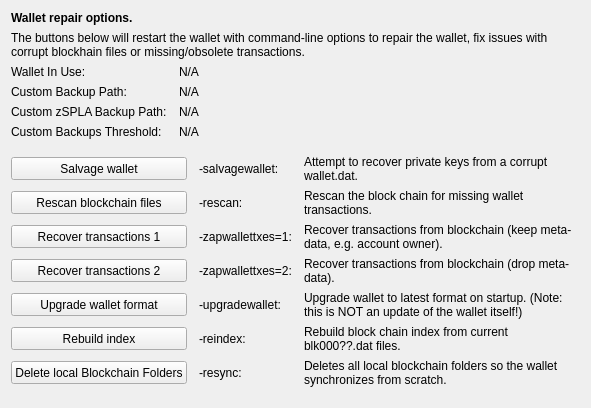
     <widget class="QWidget" name="tab_repair">
      <attribute name="title">
       <string>&amp;Wallet Repair</string>
      </attribute>
      <layout class="QGridLayout" name="gridLayout_4" columnstretch="0,0,0,0">
       <property name="horizontalSpacing">
        <number>12</number>
       </property>
       <item row="0" column="0" colspan="4">
        <widget class="QLabel" name="label_repair_header">
         <property name="font">
          <font>
           <weight>75</weight>
           <bold>true</bold>
          </font>
         </property>
         <property name="text">
          <string>Wallet repair options.</string>
         </property>
        </widget>
       </item>
       <item row="1" column="0" colspan="4">
        <widget class="QLabel" name="label_repair_helptext">
         <property name="font">
          <font>
           <weight>50</weight>
           <bold>false</bold>
          </font>
         </property>
         <property name="text">
          <string>The buttons below will restart the wallet with command-line options to repair the wallet, fix issues with corrupt blockhain files or missing/obsolete transactions.</string>
         </property>
         <property name="wordWrap">
          <bool>true</bool>
         </property>
        </widget>
       </item>
       <item row="2" column="0">
        <widget class="QLabel" name="wallet_path_label">
         <property name="text">
          <string>Wallet In Use:</string>
         </property>
        </widget>
       </item>
       <item row="2" column="1" colspan="3">
        <widget class="QLabel" name="wallet_path">
         <property name="cursor">
          <cursorShape>IBeamCursor</cursorShape>
         </property>
         <property name="text">
          <string>N/A</string>
         </property>
         <property name="textFormat">
          <enum>Qt::PlainText</enum>
         </property>
         <property name="textInteractionFlags">
          <set>Qt::LinksAccessibleByMouse|Qt::TextSelectableByKeyboard|Qt::TextSelectableByMouse</set>
         </property>
        </widget>
       </item>
       <item row="3" column="0">
        <widget class="QLabel" name="wallet_custombackuppath_label">
         <property name="text">
          <string>Custom Backup Path:</string>
         </property>
         <property name="visible">
          <bool>false</bool>
         </property>
        </widget>
       </item>
       <item row="3" column="1" colspan="3">
        <widget class="QLabel" name="wallet_custombackuppath">
         <property name="cursor">
          <cursorShape>IBeamCursor</cursorShape>
         </property>
         <property name="text">
          <string>N/A</string>
         </property>
         <property name="textFormat">
          <enum>Qt::PlainText</enum>
         </property>
         <property name="textInteractionFlags">
          <set>Qt::LinksAccessibleByMouse|Qt::TextSelectableByKeyboard|Qt::TextSelectableByMouse</set>
         </property>
         <property name="visible">
          <bool>false</bool>
         </property>
        </widget>
       </item>
       <item row="4" column="0">
        <widget class="QLabel" name="wallet_customzsplabackuppath_label">
         <property name="text">
          <string>Custom zSPLA Backup Path:</string>
         </property>
         <property name="visible">
          <bool>false</bool>
         </property>
        </widget>
       </item>
       <item row="4" column="1" colspan="3">
        <widget class="QLabel" name="wallet_customzsplabackuppath">
         <property name="cursor">
          <cursorShape>IBeamCursor</cursorShape>
         </property>
         <property name="text">
          <string>N/A</string>
         </property>
         <property name="textFormat">
          <enum>Qt::PlainText</enum>
         </property>
         <property name="textInteractionFlags">
          <set>Qt::LinksAccessibleByMouse|Qt::TextSelectableByKeyboard|Qt::TextSelectableByMouse</set>
         </property>
         <property name="visible">
          <bool>false</bool>
         </property>
        </widget>
       </item>
       <item row="5" column="0">
        <widget class="QLabel" name="wallet_custombackupthreshold_label">
         <property name="text">
          <string>Custom Backups Threshold:</string>
         </property>
         <property name="visible">
          <bool>false</bool>
         </property>
        </widget>
       </item>
       <item row="5" column="1" colspan="3">
        <widget class="QLabel" name="wallet_custombackupthreshold">
         <property name="cursor">
          <cursorShape>IBeamCursor</cursorShape>
         </property>
         <property name="text">
          <string>N/A</string>
         </property>
         <property name="textFormat">
          <enum>Qt::PlainText</enum>
         </property>
         <property name="textInteractionFlags">
          <set>Qt::LinksAccessibleByMouse|Qt::TextSelectableByKeyboard|Qt::TextSelectableByMouse</set>
         </property>
         <property name="visible">
          <bool>false</bool>
         </property>
        </widget>
       </item>
       <item row="6" column="0">
        <spacer name="verticalSpacer_repair1">
         <property name="orientation">
          <enum>Qt::Vertical</enum>
         </property>
         <property name="sizeHint" stdset="0">
          <size>
           <width>10</width>
           <height>10</height>
          </size>
         </property>
        </spacer>
       </item>
       <item row="7" column="0" colspan="2">
        <widget class="QPushButton" name="btn_salvagewallet">
         <property name="minimumSize">
          <size>
           <width>100</width>
           <height>23</height>
          </size>
         </property>
         <property name="text">
          <string>Salvage wallet</string>
         </property>
        </widget>
       </item>
       <item row="7" column="2">
        <widget class="QLabel" name="label_repair_salvage_command">
         <property name="text">
          <string notr="true">-salvagewallet:</string>
         </property>
        </widget>
       </item>
       <item row="7" column="3">
        <widget class="QLabel" name="label_repair_salvage">
         <property name="text">
          <string>Attempt to recover private keys from a corrupt wallet.dat.</string>
         </property>
         <property name="wordWrap">
          <bool>true</bool>
         </property>
        </widget>
       </item>
       <item row="8" column="0" colspan="2">
        <widget class="QPushButton" name="btn_rescan">
         <property name="minimumSize">
          <size>
           <width>100</width>
           <height>23</height>
          </size>
         </property>
         <property name="text">
          <string>Rescan blockchain files</string>
         </property>
        </widget>
       </item>
       <item row="8" column="2">
        <widget class="QLabel" name="label_repair_rescan_command">
         <property name="text">
          <string notr="true">-rescan:</string>
         </property>
        </widget>
       </item>
       <item row="8" column="3">
        <widget class="QLabel" name="label_repair_rescan">
         <property name="text">
          <string>Rescan the block chain for missing wallet transactions.</string>
         </property>
         <property name="wordWrap">
          <bool>true</bool>
         </property>
        </widget>
       </item>
       <item row="9" column="0" colspan="2">
        <widget class="QPushButton" name="btn_zapwallettxes1">
         <property name="minimumSize">
          <size>
           <width>100</width>
           <height>23</height>
          </size>
         </property>
         <property name="text">
          <string>Recover transactions 1</string>
         </property>
        </widget>
       </item>
       <item row="9" column="2">
        <widget class="QLabel" name="label_repair_zap1_command">
         <property name="text">
          <string notr="true">-zapwallettxes=1:</string>
         </property>
        </widget>
       </item>
       <item row="9" column="3">
        <widget class="QLabel" name="label_repair_zap1">
         <property name="text">
          <string>Recover transactions from blockchain (keep meta-data, e.g. account owner).</string>
         </property>
         <property name="wordWrap">
          <bool>true</bool>
         </property>
        </widget>
       </item>
       <item row="10" column="0" colspan="2">
        <widget class="QPushButton" name="btn_zapwallettxes2">
         <property name="minimumSize">
          <size>
           <width>100</width>
           <height>23</height>
          </size>
         </property>
         <property name="text">
          <string>Recover transactions 2</string>
         </property>
        </widget>
       </item>
       <item row="10" column="2">
        <widget class="QLabel" name="label_repair_zap2_command">
         <property name="text">
          <string notr="true">-zapwallettxes=2:</string>
         </property>
        </widget>
       </item>
       <item row="10" column="3">
        <widget class="QLabel" name="label_repair_zap2">
         <property name="text">
          <string>Recover transactions from blockchain (drop meta-data).</string>
         </property>
         <property name="wordWrap">
          <bool>true</bool>
         </property>
        </widget>
       </item>
       <item row="11" column="0" colspan="2">
        <widget class="QPushButton" name="btn_upgradewallet">
         <property name="minimumSize">
          <size>
           <width>100</width>
           <height>23</height>
          </size>
         </property>
         <property name="text">
          <string>Upgrade wallet format</string>
         </property>
        </widget>
       </item>
       <item row="11" column="2">
        <widget class="QLabel" name="label_repair_upgrade_command">
         <property name="text">
          <string notr="true">-upgradewallet:</string>
         </property>
        </widget>
       </item>
       <item row="11" column="3">
        <widget class="QLabel" name="label_repair_upgrade">
         <property name="text">
          <string>Upgrade wallet to latest format on startup. (Note: this is NOT an update of the wallet itself!)</string>
         </property>
         <property name="wordWrap">
          <bool>true</bool>
         </property>
        </widget>
       </item>
       <item row="12" column="0" colspan="2">
        <widget class="QPushButton" name="btn_reindex">
         <property name="minimumSize">
          <size>
           <width>100</width>
           <height>23</height>
          </size>
         </property>
         <property name="text">
          <string>Rebuild index</string>
         </property>
        </widget>
       </item>
       <item row="12" column="2">
        <widget class="QLabel" name="label_repair_reindex_command">
         <property name="text">
          <string notr="true">-reindex:</string>
         </property>
        </widget>
       </item>
       <item row="12" column="3">
        <widget class="QLabel" name="label_repair_reindex">
         <property name="text">
          <string>Rebuild block chain index from current blk000??.dat files.</string>
         </property>
         <property name="wordWrap">
          <bool>true</bool>
         </property>
        </widget>
       </item>
       <item row="13" column="0" colspan="2">
        <widget class="QPushButton" name="btn_resync">
         <property name="minimumSize">
          <size>
           <width>100</width>
           <height>23</height>
          </size>
         </property>
         <property name="text">
          <string>Delete local Blockchain Folders</string>
         </property>
        </widget>
       </item>
       <item row="13" column="2">
        <widget class="QLabel" name="label_repair_resync_command">
         <property name="text">
          <string>-resync:</string>
         </property>
        </widget>
       </item>
       <item row="13" column="3">
        <widget class="QLabel" name="label_repair_resync">
         <property name="text">
          <string>Deletes all local blockchain folders so the wallet synchronizes from scratch.</string>
         </property>
         <property name="wordWrap">
          <bool>true</bool>
         </property>
        </widget>
       </item>
       <item row="14" column="0">
        <spacer name="verticalSpacer_repair2">
         <property name="orientation">
          <enum>Qt::Vertical</enum>
         </property>
         <property name="sizeHint" stdset="0">
          <size>
           <width>20</width>
           <height>10</height>
          </size>
         </property>
        </spacer>
       </item>
      </layout>
     </widget>
